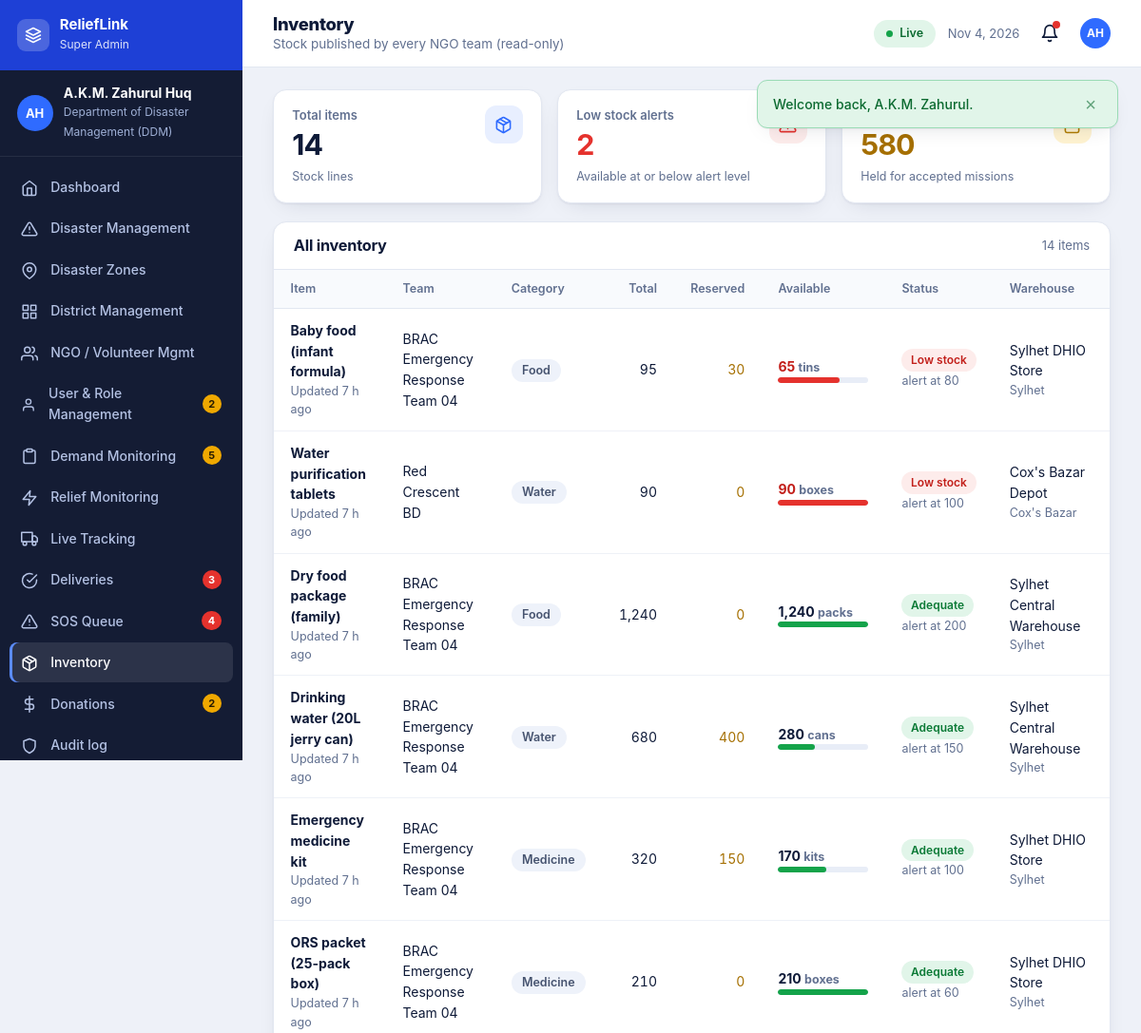
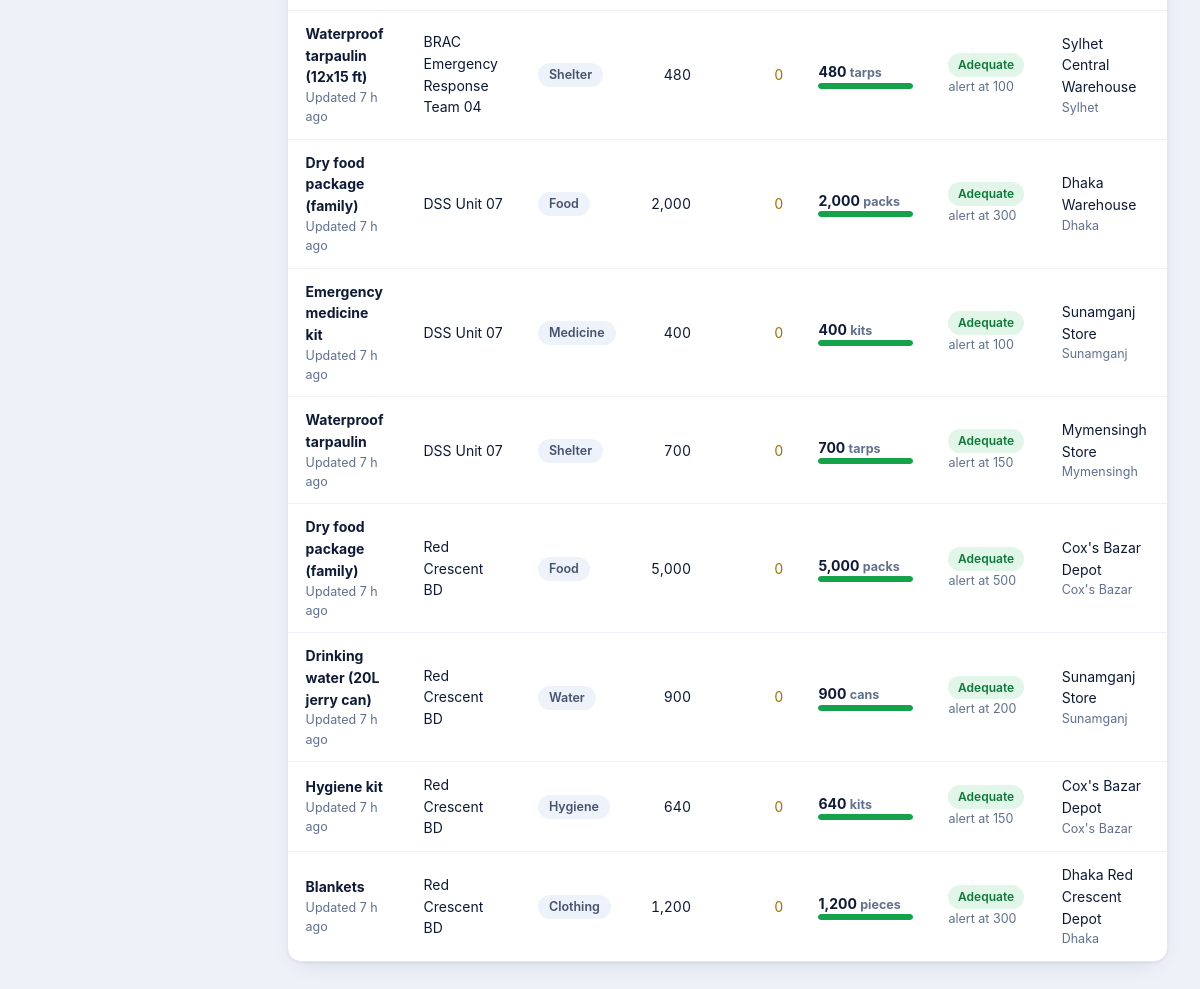
/dashboard/inventory.php (signed in), run on the app's committed database (2 pictures, top to bottom).
### tables this page shows
CREATE TABLE users (
  id INT AUTO_INCREMENT PRIMARY KEY, first_name VARCHAR(60) NOT NULL, last_name VARCHAR(60) NOT NULL,
  email VARCHAR(150) NOT NULL UNIQUE, phone VARCHAR(15) NOT NULL UNIQUE, password_hash VARCHAR(255) NOT NULL,
  role ENUM('super_admin','district_admin','ngo','coordinator','audit') NOT NULL,
  district_id INT NULL, zone_id INT NULL, organization VARCHAR(150) NULL,
  status ENUM('pending','active','suspended') NOT NULL DEFAULT 'pending',
  settings TEXT NULL, last_login DATETIME NULL, created_at DATETIME NOT NULL DEFAULT CURRENT_TIMESTAMP,
  FOREIGN KEY (district_id) REFERENCES districts(id) ON DELETE SET NULL, INDEX (role, status)
);

CREATE TABLE inventory (
  id INT AUTO_INCREMENT PRIMARY KEY, ngo_id INT NOT NULL, item VARCHAR(120) NOT NULL,
  category ENUM('food','water','medicine','shelter','hygiene','clothing','rescue','other') NOT NULL,
  quantity INT NOT NULL DEFAULT 0, reserved INT NOT NULL DEFAULT 0, unit VARCHAR(30) NOT NULL DEFAULT 'units',
  warehouse VARCHAR(120) NOT NULL, district_id INT NULL, low_threshold INT NOT NULL DEFAULT 50,
  updated_at DATETIME NOT NULL DEFAULT CURRENT_TIMESTAMP ON UPDATE CURRENT_TIMESTAMP,
  FOREIGN KEY (ngo_id) REFERENCES users(id) ON DELETE CASCADE, FOREIGN KEY (district_id) REFERENCES districts(id) ON DELETE SET NULL
);

CREATE TABLE districts (
  id INT AUTO_INCREMENT PRIMARY KEY, name VARCHAR(60) NOT NULL UNIQUE, division VARCHAR(40) NOT NULL,
  lat DECIMAL(8,5) NOT NULL, lng DECIMAL(8,5) NOT NULL, INDEX (division)
);

### includes/bootstrap.php (called while the page is built, shortened)
<?php
function base_path(): string {
    static $b = null;
    if ($b !== null) return $b;
    $root = str_replace('\\', '/', (string)realpath(__DIR__ . '/..'));
    $doc  = str_replace('\\', '/', (string)realpath($_SERVER['DOCUMENT_ROOT'] ?? ''));
    if ($doc !== '' && strpos($root, $doc) === 0) return $b = rtrim(substr($root, strlen($doc)), '/');
    $dir = str_replace('\\', '/', dirname($_SERVER['SCRIPT_NAME'] ?? ''));
    $dir = preg_replace('#/(dashboard|api)$#', '', $dir);
    return $b = rtrim($dir === '/' ? '' : $dir, '/');
}
function url(string $path = ''): string { return base_path() . '/' . ltrim($path, '/'); }
function e($v): string { return htmlspecialchars((string)$v, ENT_QUOTES | ENT_SUBSTITUTE, 'UTF-8'); }
function ago(?string $dt): string {
    $s = max(0, time() - strtotime($dt));
    if ($s < 86400) return floor($s / 3600) . ' h ago';
    return date('j M Y', strtotime($dt));
}
function db(): PDO {
    static $pdo = null;
    if ($pdo) return $pdo;
    try {
        $pdo = new PDO('mysql:host=' . DB_HOST . ';dbname=' . DB_NAME . ';charset=utf8mb4', DB_USER, DB_PASS, [
            PDO::ATTR_ERRMODE => PDO::ERRMODE_EXCEPTION,
            PDO::ATTR_DEFAULT_FETCH_MODE => PDO::FETCH_ASSOC,
            PDO::ATTR_EMULATE_PREPARES => false,
        ]);
        $pdo->exec("SET time_zone = '+06:00'");
    } catch (PDOException $ex) {
        http_response_code(500);
        exit('<h1>Database connection failed</h1><p>Import <code>database/schema.sql</code> and check <code>config/config.php</code>.</p>');
    }
    return $pdo;
}
function q(string $sql, array $p = []): PDOStatement {
    $st = db()->prepare($sql);
    foreach (array_values($p) as $i => $v) {
        $st->bindValue($i + 1, $v, $v === null ? PDO::PARAM_NULL : (is_int($v) ? PDO::PARAM_INT : PDO::PARAM_STR));
    }
    $st->execute();
    return $st;
}
function rows(string $sql, array $p = []): array { return q($sql, $p)->fetchAll(); }
function row(string $sql, array $p = []): ?array { $r = q($sql, $p)->fetch(); return $r ?: null; }
function val(string $sql, array $p = []) { $r = q($sql, $p)->fetch(PDO::FETCH_NUM); return $r ? $r[0] : null; }
function csrf_token(): string {
    return $_SESSION['csrf'];
}
function user(): ?array {
    static $u = false;
    if ($u !== false) return $u;
    $u = null;
    if (!empty($_SESSION['uid'])) {
        $u = row('SELECT u.*, d.name AS district_name FROM users u LEFT JOIN districts d ON d.id=u.district_id WHERE u.id=?', [(int)$_SESSION['uid']]);
    }
    return $u;
}
function require_role(array $roles): array {
    $u = user();
    return $u;
}
function user_settings(?string $json): array {
    $d = ['alert_sos' => 1, 'alert_mission' => 1, 'alert_demand' => 1, 'alert_system' => 1, 'email' => 1, 'sms' => 1, 'offline' => 1, 'autosync' => 1, 'datasaver' => 0];
    $j = $json ? json_decode($json, true) : null;
    return is_array($j) ? array_merge($d, array_map('intval', $j)) : $d;
}

### dashboard/inventory.php (the view, shortened to what this page needs)
<?php
require __DIR__ . '/../includes/bootstrap.php';
require __DIR__ . '/../includes/layout.php';
$u = require_role(['super_admin', 'ngo']);
$manage = $u['role'] === 'ngo';
$w = $manage ? ' WHERE i.ngo_id=?' : ''; $p = $manage ? [(int)$u['id']] : [];
$list = rows("SELECT i.*, u.organization, d.name AS wdistrict FROM inventory i JOIN users u ON u.id=i.ngo_id LEFT JOIN districts d ON d.id=i.district_id$w ORDER BY (i.quantity-i.reserved<=i.low_threshold) DESC, u.organization, i.category, i.item", $p);
$low = count(array_filter($list, fn($i) => $i['quantity'] - $i['reserved'] <= $i['low_threshold']));
dash_head($manage ? 'Inventory Management' : 'Inventory', 'inventory', $manage ? 'Publish stock so demands are matched to the nearest source' : 'Stock published by every NGO team (read-only)');
?>
<div class="kpis" style="grid-template-columns:repeat(3,1fr)"><?= kpi('', 'Total items', count($list), 'Stock lines', 'box', 'b') . kpi($low ? 'red' : 'green', 'Low stock alerts', $low, $low ? 'Available at or below alert level' : 'All stock adequate', 'alert', $low ? 'r' : 'g') . kpi('amber', 'Reserved', array_sum(array_column($list, 'reserved')), 'Held for accepted missions', 'lock', 'a') ?></div>
<section class="panel"><header><h2><?= $manage ? 'Inventory: ' . e($u['organization']) : 'All inventory' ?></h2><span class="sub"><?= count($list) ?> items</span></header><table class="tbl"><thead><tr><th>Item</th><?php if (!$manage): ?><th>Team</th><?php endif; ?><th>Category</th><th class="num">Total</th><th class="num">Reserved</th><th>Available</th><th>Status</th><th>Warehouse</th><?php if ($manage): ?><th style="text-align:right">Update</th><?php endif; ?></tr></thead><tbody>
<?php foreach ($list as $i): $av = $i['quantity'] - $i['reserved']; $isLow = $av <= $i['low_threshold']; ?>
  <tr><td><b><?= e($i['item']) ?></b><small>Updated <?= ago($i['updated_at']) ?></small></td><?php if (!$manage): ?><td><?= e($i['organization']) ?></td><?php endif; ?><td><span class="chip"><?= e(ucfirst($i['category'])) ?></span></td>
    <td class="num"><?= number_format($i['quantity']) ?></td><td class="num" style="color:#A56F00"><?= number_format($i['reserved']) ?></td>
    <td class="prog"><b class="<?= $isLow ? 'low-stock' : '' ?>"><?= number_format($av) ?> <small style="display:inline"><?= e($i['unit']) ?></small></b><div class="bar" style="height:6px"><i style="width:<?= pct($av, $i['quantity']) ?>%;<?= $isLow ? 'background:var(--red)' : 'background:var(--green)' ?>"></i></div></td>
    <td><?= $isLow ? '<span class="badge b-red">Low stock</span>' : '<span class="badge b-green">Adequate</span>' ?><small>alert at <?= number_format($i['low_threshold']) ?></small></td><td><?= e($i['warehouse']) ?><small><?= e($i['wdistrict'] ?: '') ?></small></td>
      </tr>
<?php endforeach; if (!$list) echo empty_row($manage ? 8 : 8, $manage ? 'Your inventory is empty. Add your first stock item above.' : 'No NGO has published stock yet.'); ?></tbody></table></section>
<?php dash_foot();

### includes/layout.php (shortened to what this page needs)
<?php
function head(string $title, string $bodyClass = ''): void {
    $u = user(); $st = $u ? user_settings($u['settings'] ?? null) : [];
    echo '<!doctype html><html lang="en"><head><meta charset="utf-8"><meta name="viewport" content="width=1280">'
       . '<title>' . e($title) . ' · ' . e(APP_NAME) . '</title>'
       . '<link rel="icon">'
       . '<link rel="stylesheet" href="' . e(url('assets/css/style.css')) . '"></head>'
       . '<body class="' . e($bodyClass) . ($st && !empty($st['datasaver']) ? ' data-saver' : '') . '" data-base="' . e(base_path()) . '" data-csrf="' . e(csrf_token()) . '"'
       . ($u ? ' data-offline="' . (int)$st['offline'] . '" data-autosync="' . (int)$st['autosync'] . '" data-datasaver="' . (int)$st['datasaver'] . '" data-uid="' . (int)$u['id'] . '"' : '') . '>';
    if (!empty($_SESSION['flash'])) {
        echo '<div class="flash-wrap" role="status">';
        foreach ($_SESSION['flash'] as [$t, $m]) echo '<div class="flash ' . e($t) . '"><span>' . e($m) . '</span><button type="button" aria-label="Dismiss" data-dismiss>×</button></div>';
        echo '</div>';
    }
}
function icon(string $n): string {
    return '<svg viewBox="0 0 24 24" aria-hidden="true">' . ($p[$n] ?? $p['grid']) . '</svg>';
}
function kpi(string $tone, string $label, $value, string $sub, string $icon, string $ic = 'b'): string {
    return '<div class="kpi ' . e($tone) . '"><div><small>' . e($label) . '</small><b>' . (is_int($value) ? number_format($value) : e((string)$value)) . '</b><span>' . e($sub) . '</span></div><span class="ic ' . e($ic) . '">' . icon($icon) . '</span></div>';
}
function dash_nav(string $role): array {
    $common = [['notifications', 'Notifications', 'bell'], ['profile', 'My Profile', 'user'], ['settings', 'Settings', 'sliders'], ['help', 'Help & Emergency Info', 'help']];
    $own = match ($role) {
        'super_admin' => [['index', 'Dashboard', 'home'], ['disasters', 'Disaster Management', 'alert'], ['zones', 'Disaster Zones', 'pin'], ['districts', 'District Management', 'grid'], ['ngos', 'NGO / Volunteer Mgmt', 'users'], ['users', 'User & Role Management', 'user'],
            ['demands', 'Demand Monitoring', 'clipboard'], ['missions', 'Relief Monitoring', 'zap'], ['tracking', 'Live Tracking', 'truck'], ['deliveries', 'Deliveries', 'check'], ['sos', 'SOS Queue', 'alert'], ['inventory', 'Inventory', 'box'], ['donations', 'Donations', 'dollar'], ['audit', 'Audit log', 'shield']],
        'district_admin' => [['index', 'Dashboard', 'home'], ['disasters', 'Disasters', 'alert'], ['zones', 'Disaster Zones', 'pin'], ['demands', 'Demand Management', 'clipboard'], ['ngos', 'NGO Coordination', 'users'], ['missions', 'Relief Dispatch', 'zap'], ['tracking', 'Live Tracking', 'truck'], ['sos', 'SOS Monitoring', 'alert'], ['analytics', 'District Analytics', 'chart']],
        'ngo' => [['index', 'Dashboard', 'home'], ['inventory', 'Inventory Management', 'box'], ['available', 'Available Demands', 'clipboard'], ['missions', 'My Missions', 'zap'], ['dispatch', 'Dispatch Relief', 'alert'], ['tracking', 'Live Tracking', 'pin'], ['team', 'Team Management', 'users'], ['vehicles', 'Vehicle Management', 'truck'], ['confirm', 'Delivery Confirmation', 'check']],
        'coordinator' => [['index', 'Dashboard', 'home'], ['demand-new', 'Submit Demand', 'plus'], ['demands', 'Demand History', 'clipboard'], ['missions', 'Active Missions', 'zap'], ['sos', 'Emergency SOS', 'alert'], ['confirm', 'Delivery Confirmation', 'check'], ['sync', 'Offline & Sync', 'sync']],
        default => [['index', 'Audit Dashboard', 'home'], ['deliveries', 'Pending Verification', 'clipboard'], ['history', 'Audit History', 'clock'], ['report', 'Audit Report', 'file'], ['donations', 'Donations', 'dollar'], ['audit', 'Audit log', 'shield']],
    };
    return array_merge($own, $common);
}
function district_scope(array $u, string $col): array {
    return in_array($u['role'], ['district_admin', 'coordinator'], true) && $u['district_id'] ? [" AND $col = ?", [(int)$u['district_id']]] : ['', []];
}
function dash_counts(array $u): array {
    $c = []; $r = $u['role'];
    [$dsd, $dpd] = district_scope($u, 'district_id');
    if (in_array($r, ['super_admin', 'district_admin'], true)) $c['demands'] = [(int)val("SELECT COUNT(*) FROM demands WHERE status='pending'$dsd", $dpd), 'amber'];
    if (in_array($r, ['super_admin', 'district_admin'], true)) $c['sos'] = (int)val("SELECT COUNT(*) FROM sos_requests WHERE status='new'$dsd", $dpd);
    if (in_array($r, ['super_admin', 'audit'], true)) { $c['deliveries'] = (int)val("SELECT COUNT(*) FROM deliveries WHERE status='pending'"); $c['donations'] = [(int)val("SELECT COUNT(*) FROM donations WHERE status='pending'"), 'amber']; }
    if ($r === 'super_admin') $c['users'] = [(int)val("SELECT COUNT(*) FROM users WHERE status='pending'"), 'amber'];
    $c['notifications'] = (int)val('SELECT COUNT(*) FROM notifications WHERE user_id=? AND is_read=0', [(int)$u['id']]);
    return $c;
}
function dash_head(string $title, string $active, string $sub = ''): void {
    $u = user();
    head($title, 'dash-page role-' . ($u['role'] ?? ''));
    $counts = dash_counts($u);
    $ini = mb_substr($u['first_name'], 0, 1) . mb_substr($u['last_name'], 0, 1);
    echo '<div class="dash"><aside class="side"><div class="side-head"><span class="mark">' . icon('layers') . '</span><div><b>ReliefLink</b><small>' . e(ROLES[$u['role']][0]) . '</small></div></div>'
       . '<div class="who"><span class="av">' . e($ini) . '</span><div><b>' . e($u['first_name'] . ' ' . $u['last_name']) . '</b><small>' . e($u['organization'] ?: ($u['district_name'] ?: 'National')) . '</small></div></div><nav aria-label="Dashboard">';
    foreach (dash_nav($u['role']) as [$k, $label, $ic]) {
        $n = $counts[$k] ?? 0; $tone = 'red'; if (is_array($n)) { [$n, $tone] = $n; }
        echo '<a href="' . e(url('dashboard/' . ($k === 'index' ? '' : $k . '.php'))) . '"' . ($active === $k ? ' class="on" aria-current="page"' : '') . '><span class="ni">' . icon($ic) . '</span>' . e($label)
           . ($n ? '<em class="' . $tone . '">' . $n . '</em>' : '') . ($k === 'sync' ? '<em class="amber" data-sync-badge hidden></em>' : '') . '</a>';
    }
    echo '</nav><div class="side-foot"><a href="' . e(url('')) . '">' . icon('external') . 'Public Site</a><a href="' . e(url('logout.php')) . '">' . icon('logout') . 'Sign Out</a></div></aside>'
       . '<div class="main"><header class="top"><div><h1>' . e($title) . '</h1>' . ($sub ? '<p>' . e($sub) . '</p>' : '') . '</div>'
       . '<div class="top-r"><span class="net-pill" data-net><i></i><span>Live</span></span><span class="date-pill">' . date('M j, Y') . '</span><a class="bell" href="' . e(url('dashboard/notifications.php')) . '" title="Notifications" aria-label="Notifications">' . icon('bell') . (($counts['notifications'] ?? 0) ? '<em></em>' : '') . '</a><span class="av sm">' . e($ini) . '</span></div></header><main class="content">';
}
function dash_foot(): void {
    echo '</main></div></div><script src="' . e(url('assets/js/map.js')) . '"></script><script src="' . e(url('assets/js/charts.js')) . '"></script><script src="' . e(url('assets/js/main.js')) . '"></script></body></html>';
}
function pct($done, $total): int { return $total > 0 ? (int)min(100, round($done / $total * 100)) : 0; }

### data on the page
users: role "Super Admin", ini "AH", first_name+last_name "A.K.M. Zahurul Huq", organization "Department of Disaster Management (DDM)"
inventory: item "Baby food (infant formula)", updated_at "7 h ago", ngo.organization "BRAC Emergency Response Team 04", category "Food", quantity "95", reserved "30", av "65", unit "tins", shows "Low stock", low_threshold "80", warehouse "Sylhet DHIO Store", district.name "Sylhet"
inventory: item "Water purification tablets", updated_at "7 h ago", ngo.organization "Red Crescent BD", category "Water", quantity "90", reserved "0", unit "boxes", shows "Low stock", low_threshold "100", warehouse "Cox's Bazar Depot", district.name "Cox's Bazar"
inventory: item "Dry food package (family)", updated_at "7 h ago", ngo.organization "BRAC Emergency Response Team 04", category "Food", quantity "1,240", reserved "0", av "1,240", unit "packs", shows "Adequate", low_threshold "200", warehouse "Sylhet Central Warehouse", district.name "Sylhet"
inventory: item "Drinking water (20L jerry can)", updated_at "7 h ago", ngo.organization "BRAC Emergency Response Team 04", category "Water", quantity "680", reserved "400", av "280", unit "cans", shows "Adequate", low_threshold "150", warehouse "Sylhet Central Warehouse", district.name "Sylhet"
inventory: item "Emergency medicine kit", updated_at "7 h ago", ngo.organization "BRAC Emergency Response Team 04", category "Medicine", quantity "320", reserved "150", av "170", unit "kits", shows "Adequate", low_threshold "100", warehouse "Sylhet DHIO Store", district.name "Sylhet"
inventory: item "ORS packet (25-pack box)", updated_at "7 h ago", ngo.organization "BRAC Emergency Response Team 04", category "Medicine", quantity "210", reserved "0", unit "boxes", shows "Adequate", low_threshold "60", warehouse "Sylhet DHIO Store", district.name "Sylhet"
inventory: item "Waterproof tarpaulin (12x15 ft)", updated_at "7 h ago", ngo.organization "BRAC Emergency Response Team 04", category "Shelter", quantity "480", reserved "0", unit "tarps", shows "Adequate", low_threshold "100", warehouse "Sylhet Central Warehouse", district.name "Sylhet"
inventory: item "Dry food package (family)", updated_at "7 h ago", ngo.organization "DSS Unit 07", category "Food", quantity "2,000", reserved "0", av "2,000", unit "packs", shows "Adequate", low_threshold "300", warehouse "Dhaka Warehouse", district.name "Dhaka"
inventory: item "Emergency medicine kit", updated_at "7 h ago", ngo.organization "DSS Unit 07", category "Medicine", quantity "400", reserved "0", unit "kits", shows "Adequate", low_threshold "100", warehouse "Sunamganj Store", district.name "Sunamganj"
inventory: item "Waterproof tarpaulin", updated_at "7 h ago", ngo.organization "DSS Unit 07", category "Shelter", quantity "700", reserved "0", unit "tarps", shows "Adequate", low_threshold "150", warehouse "Mymensingh Store", district.name "Mymensingh"
inventory: item "Dry food package (family)", updated_at "7 h ago", ngo.organization "Red Crescent BD", category "Food", quantity "5,000", reserved "0", av "5,000", unit "packs", shows "Adequate", low_threshold "500", warehouse "Cox's Bazar Depot", district.name "Cox's Bazar"
inventory: item "Drinking water (20L jerry can)", updated_at "7 h ago", ngo.organization "Red Crescent BD", category "Water", quantity "900", reserved "0", unit "cans", shows "Adequate", low_threshold "200", warehouse "Sunamganj Store", district.name "Sunamganj"
inventory: item "Hygiene kit", updated_at "7 h ago", ngo.organization "Red Crescent BD", category "Hygiene", quantity "640", reserved "0", unit "kits", shows "Adequate", low_threshold "150", warehouse "Cox's Bazar Depot", district.name "Cox's Bazar"
inventory: item "Blankets", updated_at "7 h ago", ngo.organization "Red Crescent BD", category "Clothing", quantity "1,200", reserved "0", av "1,200", unit "pieces", shows "Adequate", low_threshold "300", warehouse "Dhaka Red Crescent Depot", district.name "Dhaka"

### other printed values
$m "Welcome back, A.K.M. Zahurul."
$label "Dashboard"
$label "Disaster Management"
$label "Disaster Zones"
$label "District Management"
$label "NGO / Volunteer Mgmt"
$label "User & Role Management"
$n "2"
$label "Demand Monitoring"
$n "5"
$label "Relief Monitoring"
$label "Live Tracking"
$label "Deliveries"
$n "3"
$label "SOS Queue"
